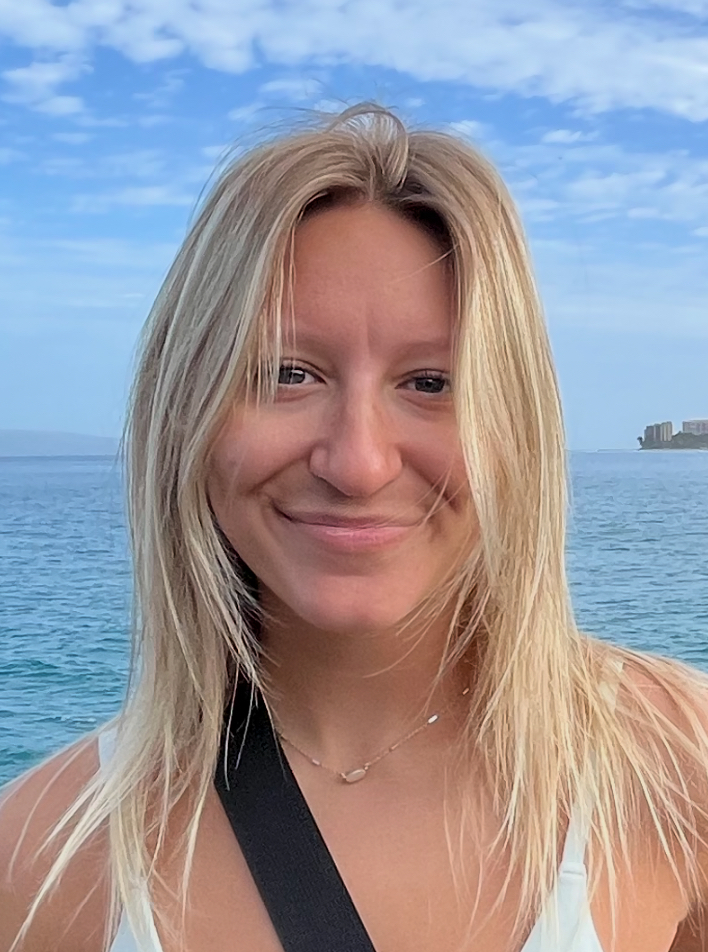
#> input picture attached_assets/IMG_2843_1751224590512.jpg, 708 x 952 px
$ python image_quality_checker.py ../attached_assets/IMG_2843_1751224590512.jpg   (older library calls are emulated)
#> lines starting #> are read from the running program, lines starting #| are printed output that depends on the picture
#!/usr/bin/env python3
"""
Image Quality Checker for Color Analysis
Validates image quality before LAB extraction
"""

import sys
import cv2
import numpy as np
from pathlib import Path

def check_image_quality(image_path):
    """Check if image meets quality standards for color analysis"""
    try:
        # Read image
        img = cv2.imread(str(image_path))
#> img is the input picture: shape (952, 708, 3); mean B, G, R 158.8, 150.8, 154.1
        if img is None:
            return {
                "valid": False,
                "reason": "Cannot read image file",
                "file_size": 0,
                "resolution": "0x0",
                "blur_score": 0
            }

        height, width = img.shape[:2]
#> height = 952; width = 708
        file_size = Path(image_path).stat().st_size

        # Check minimum resolution (should be at least 300x300)
        min_resolution = width >= 300 and height >= 300
#> min_resolution = True

        # Check file size (should be at least 50KB for decent quality)
        min_file_size = file_size >= 50000

        # Check for excessive blur using Laplacian variance
        gray = cv2.cvtColor(img, cv2.COLOR_BGR2GRAY)
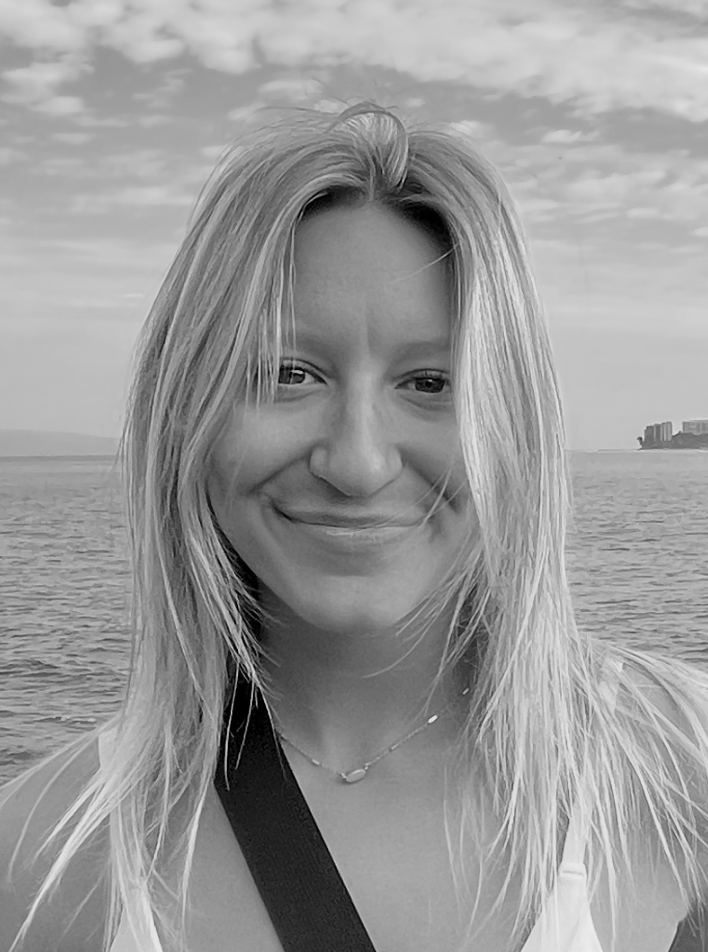
#> gray: shape (952, 708); min 0, max 236, mean 152.7
        blur_score = cv2.Laplacian(gray, cv2.CV_64F).var()
#> blur_score = 296.8
        min_sharpness = blur_score > 100  # Higher = sharper
#> min_sharpness = True

        # Check brightness distribution
        brightness = np.mean(gray)
#> brightness = 152.7
        good_brightness = 30 < brightness < 220  # Not too dark or overexposed
#> good_brightness = True

        # Overall quality assessment
        valid = min_resolution and min_file_size and min_sharpness and good_brightness
#> valid = True

        issues = []
        if not min_resolution:
            issues.append(f"Low resolution {width}x{height} (need 300x300+)")
        if not min_file_size:
            issues.append(f"Small file size {file_size//1000}KB (need 50KB+)")
        if not min_sharpness:
            issues.append(f"Blurry image (blur score: {blur_score:.0f})")
        if not good_brightness:
            issues.append(f"Poor lighting (brightness: {brightness:.0f})")

        return {
            "valid": bool(valid),
            "reason": "; ".join(issues) if issues else "Good quality",
            "file_size": int(file_size),
            "resolution": f"{width}x{height}",
            "blur_score": float(round(blur_score, 1)),
            "brightness": float(round(brightness, 1))
        }

    except Exception as e:
        return {
            "valid": False,
            "reason": f"Error checking image: {str(e)}",
            "file_size": 0,
            "resolution": "0x0",
            "blur_score": 0
        }

def main():
    if len(sys.argv) < 2:
        print("Usage: python image_quality_checker.py <image_path> [image_path2] ...")
        sys.exit(1)

    results = []

    for image_path in sys.argv[1:]:
        quality = check_image_quality(image_path)
#> quality = {'valid': True, 'reason': 'Good quality', 'file_size': 686157, 'resolution': '708x952', 'blur_score': 296.8, 'brightness': 152.7}
        results.append({
            "image": image_path,
            "quality": quality
        })

    # Output JSON
    import json
    print(json.dumps(results, indent=2))
#| [
#|   {
#|     "image": "../attached_assets/IMG_2843_1751224590512.jpg",
#|     "quality": {
#|       "valid": true,
#|       "reason": "Good quality",
#|       "file_size": 686157,
#|       "resolution": "708x952",
#|       "blur_score": 296.8,
#|       "brightness": 152.7
#|     }
#|   }
#> (further printed lines are left out)

if __name__ == "__main__":
    main()

$ run again, on attached_assets/BW (1)_1751763433427.jpg
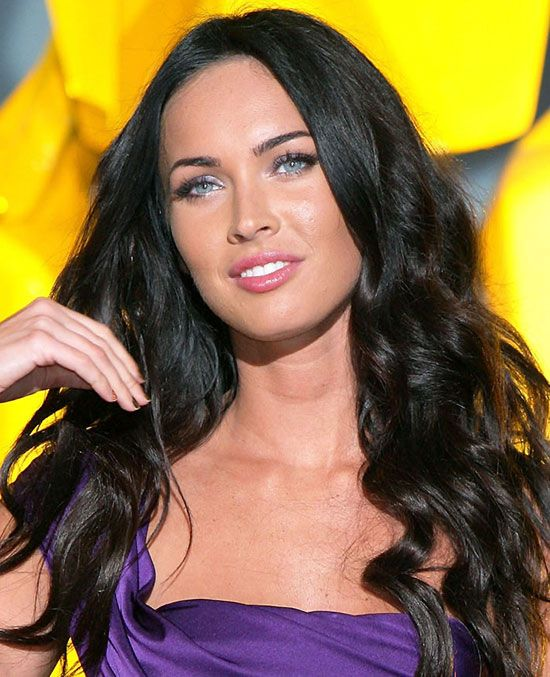
#> input picture attached_assets/BW (1)_1751763433427.jpg, 550 x 677 px
#> in check_image_quality, img is the input picture: shape (677, 550, 3); mean B, G, R 67.8, 111, 137.8
#> in check_image_quality, `gray = cv2.cvtColor(img, cv2.COLOR_BGR2GRAY)`:
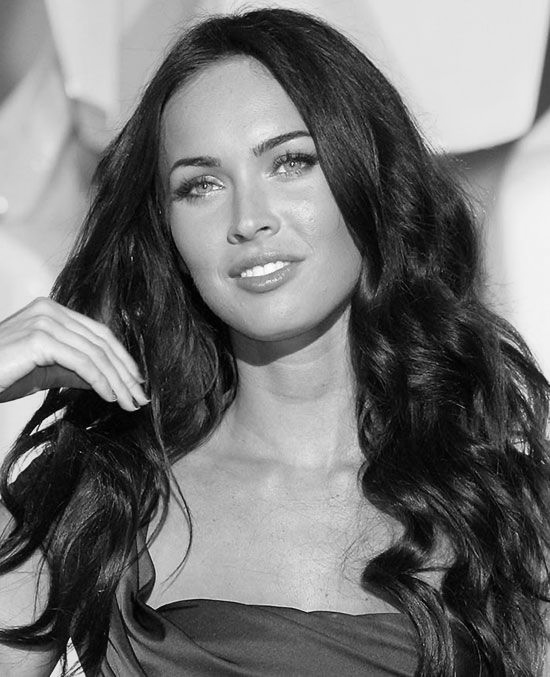
#> gray: shape (677, 550); min 0, max 255, mean 114.1
#> blur_score = 864.2
#> min_sharpness = True
#> brightness = 114.1
#> good_brightness = True
#> quality = {'valid': True, 'reason': 'Good quality', 'file_size': 75279, 'resolution': '550x677', 'blur_score': 864.2, 'brightness': 114.1}
#| [
#|   {
#|     "image": "../attached_assets/BW (1)_1751763433427.jpg",
#|     "quality": {
#|       "valid": true,
#|       "reason": "Good quality",
#> (further printed lines are left out)
